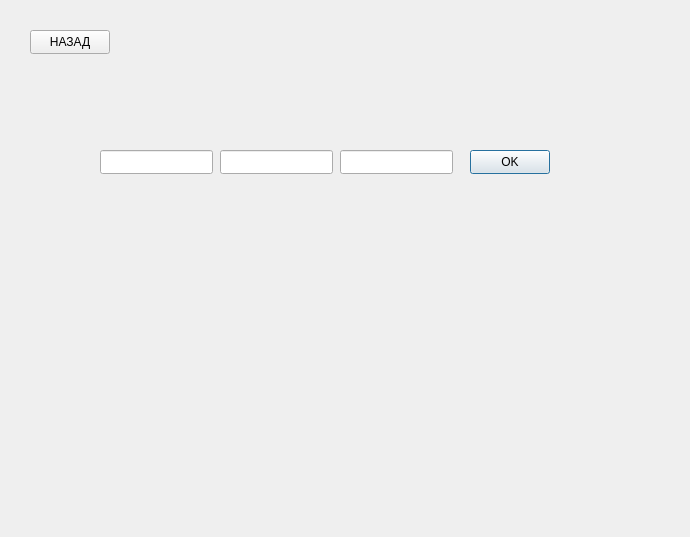
<?xml version="1.0" encoding="UTF-8"?>
<ui version="4.0">
 <class>Dialog</class>
 <widget class="QDialog" name="Dialog">
  <property name="geometry">
   <rect>
    <x>0</x>
    <y>0</y>
    <width>690</width>
    <height>537</height>
   </rect>
  </property>
  <property name="windowTitle">
   <string>Dialog</string>
  </property>
  <widget class="QPushButton" name="pushButton">
   <property name="geometry">
    <rect>
     <x>470</x>
     <y>150</y>
     <width>80</width>
     <height>24</height>
    </rect>
   </property>
   <property name="text">
    <string>OK</string>
   </property>
  </widget>
  <widget class="QLineEdit" name="lineEdit">
   <property name="geometry">
    <rect>
     <x>100</x>
     <y>150</y>
     <width>113</width>
     <height>24</height>
    </rect>
   </property>
  </widget>
  <widget class="QLineEdit" name="lineEdit_2">
   <property name="geometry">
    <rect>
     <x>220</x>
     <y>150</y>
     <width>113</width>
     <height>24</height>
    </rect>
   </property>
  </widget>
  <widget class="QLineEdit" name="lineEdit_3">
   <property name="geometry">
    <rect>
     <x>340</x>
     <y>150</y>
     <width>113</width>
     <height>24</height>
    </rect>
   </property>
  </widget>
  <widget class="QPushButton" name="pushButton_2">
   <property name="geometry">
    <rect>
     <x>30</x>
     <y>30</y>
     <width>80</width>
     <height>24</height>
    </rect>
   </property>
   <property name="text">
    <string>НАЗАД</string>
   </property>
  </widget>
 </widget>
 <resources/>
 <connections/>
</ui>
